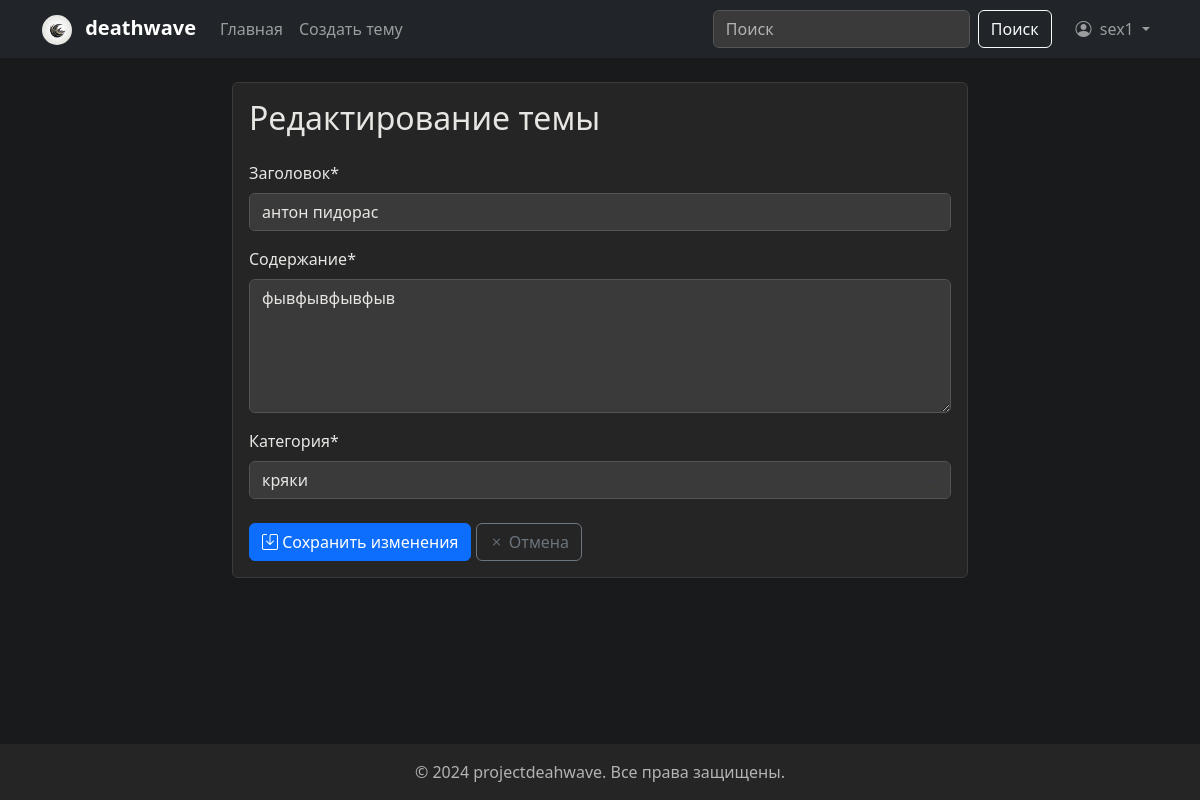
Page /topic/-1/edit/ (signed in) on the committed database.
### forum/models.py (models this page shows, shortened)
class Topic(models.Model):
    title = models.CharField(max_length=200, verbose_name='Заголовок')
    slug = models.SlugField(unique=True)
    content = models.TextField(verbose_name='Содержание')
    category = models.ForeignKey(Category, on_delete=models.CASCADE, related_name='topics', verbose_name='Категория')
    author = models.ForeignKey(User, on_delete=models.CASCADE, related_name='topics', verbose_name='Автор')
    created_at = models.DateTimeField(auto_now_add=True)
    updated_at = models.DateTimeField(auto_now=True)
    views = models.PositiveIntegerField(default=0, verbose_name='Просмотры')
    is_closed = models.BooleanField(default=False, verbose_name='Закрыта')
    is_pinned = models.BooleanField(default=False, verbose_name='Закреплена')
    class Meta:
        verbose_name = 'Тема'
        verbose_name_plural = 'Темы'
        ordering = ['-is_pinned', '-created_at']

### forum/views.py (the view)
# urls.py: path('topic/<slug:slug>/edit/', views.topic_edit, name='topic_edit'),
@login_required
def topic_edit(request, slug):
    topic = get_object_or_404(Topic, slug=slug)
    if request.user != topic.author:
        messages.error(request, 'У вас нет прав для редактирования этой темы!')
        return redirect('forum:topic_detail', slug=topic.slug)
    if request.method == 'POST':
        form = TopicForm(request.POST, instance=topic)
        if form.is_valid():
            form.save()
            messages.success(request, 'Тема успешно обновлена!')
            return redirect('forum:topic_detail', slug=topic.slug)
    else:
        form = TopicForm(instance=topic)
    return render(request, 'forum/topic_form.html', {'form': form})

### forum/forms.py
class TopicForm(forms.ModelForm):
    class Meta:
        model = Topic
        fields = ['title', 'content', 'category']
        widgets = {
            'title': forms.TextInput(attrs={'class': 'form-control'}),
            'content': forms.Textarea(attrs={'class': 'form-control', 'rows': 5}),
            'category': forms.Select(attrs={'class': 'form-control'}),
        }

### forum/models.py (called while the page is built)
    def __str__(self):
        return self.name

### templates/forum/topic_form.html (shortened to what this page needs)
{% extends 'base.html' %}
{% load crispy_forms_tags %}
{% block content %}
<div class="row justify-content-center">
    <div class="col-md-8">
        <div class="card">
            <div class="card-body">
                <h2 class="card-title mb-4">
                    {% if form.instance.pk %}
                    Редактирование темы
                    {% else %}
                    Создать новую тему
                    {% endif %}
                </h2>
                <form method="post">
                    {{ form|crispy }}
                    <div class="mt-4">
                        <button type="submit" class="btn btn-primary">
                            {% if form.instance.pk %}
                            <i class="bi bi-save"></i> Сохранить изменения
                            {% else %}
                            <i class="bi bi-plus-lg"></i> Создать тему
                            {% endif %}
                        </button>
                        {% if form.instance.pk %}
                        <a href="{% url 'forum:topic_detail' form.instance.slug %}" class="btn btn-outline-secondary">
                            <i class="bi bi-x"></i> Отмена
                        </a>
                        {% else %}
                         <a href="{% url 'forum:home' %}" class="btn btn-outline-secondary">
                            <i class="bi bi-x"></i> Отмена
                        </a>
                        {% endif %}
                    </div>
                </form>
            </div>
        </div>
    </div>
</div>
{% endblock %}

### templates/base.html (shortened to what this page needs)
{% load static %}
<!DOCTYPE html>
<html lang="ru">
<head>
    <link href="https://cdn.jsdelivr.net/npm/bootstrap@5.3.0/dist/css/bootstrap.min.css" rel="stylesheet">
    <link rel="stylesheet" href="https://cdn.jsdelivr.net/npm/bootstrap-icons@1.11.0/font/bootstrap-icons.css">
</head>
<body>
    <nav class="navbar navbar-expand-lg navbar-dark bg-dark">
        <div class="container">
            <a class="navbar-brand" href="{% url 'forum:home' %}">
                 <img src="{% static 'img/dwc.jpg' %}" alt="deathwave logo" class="navbar-logo me-2">
                 deathwave
            </a>
            <div class="collapse navbar-collapse" id="navbarNav">
                <ul class="navbar-nav me-auto">
                    <li class="nav-item">
                        <a class="nav-link" href="{% url 'forum:home' %}">Главная</a>
                    </li>
                    {% if user.is_authenticated %}
                    <li class="nav-item">
                        <a class="nav-link" href="{% url 'forum:topic_create' %}">Создать тему</a>
                    </li>
                    {% endif %}
                </ul>
                <form class="d-flex me-3" action="{% url 'forum:search' %}" method="get">
                    <input class="form-control me-2" type="search" name="q" placeholder="Поиск" aria-label="Search">
                    <button class="btn btn-outline-light" type="submit">Поиск</button>
                </form>
                <ul class="navbar-nav">
                    {% if user.is_authenticated %}
                    <li class="nav-item dropdown">
                        <a class="nav-link dropdown-toggle" href="#" id="navbarDropdown" role="button" data-bs-toggle="dropdown">
                            {% if user.profile.avatar %}
                            <img src="{{ user.profile.avatar.url }}" alt="{{ user.username }}" class="avatar me-1">
                            {% else %}
                            <i class="bi bi-person-circle me-1"></i>
                            {% endif %}
                            {{ user.username }}
                        </a>
                    </li>
                    {% endif %}
                </ul>
            </div>
        </div>
    </nav>
    <div class="container mt-4 content-wrapper">
        {% block content %}
        {% endblock %}
    </div>
    <footer class="footer mt-auto py-3 bg-light">
        <div class="container text-center">
            <span class="text-muted">© 2024 projectdeahwave. Все права защищены.</span>
        </div>
    </footer>
</body>
</html>

### templates/base.html (style rules this page uses)
body { background-color: #181a1b; color: #e8e6e3; }
html, body { height: 100%; }
body { display: flex; flex-direction: column; }
.content-wrapper { flex-grow: 1; }
.navbar-brand { font-weight: bold; }
.navbar-logo { height: 30px; width: 30px; border-radius: 50%; object-fit: cover; }
.footer { margin-top: 2rem; padding: 1rem 0; background-color: #252526 !important; color: #e8e6e3 !important; }
.card { background-color: #252526; color: #e8e6e3; border-color: #3a3a3a; }
a { color: #46aaff; }
.text-muted { color: #b3b3b3 !important; }
.form-control { background-color: #3a3a3a; color: #e8e6e3 !important; border-color: #555; }
.form-control::placeholder { color: #b3b3b3 !important; opacity: 1; }

### rows in the picture
Topic: title "антон пидорас", content "фывфывфывфыв", category "кряки"

### other values in the picture
{{ user.username }} "sex1"
